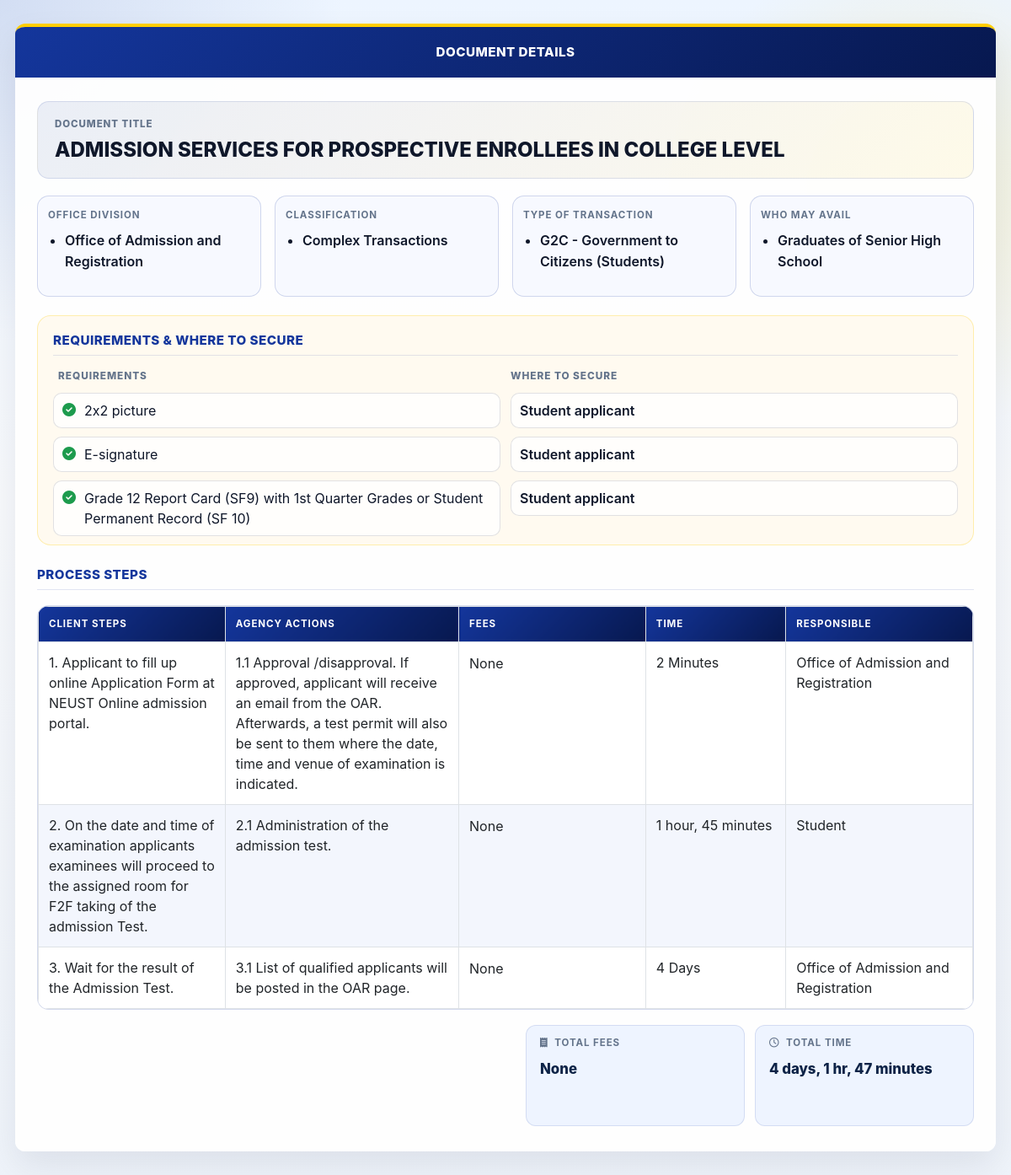
The page /docs/docxv.php on the database its author committed.
### tables this page shows
CREATE TABLE `documents` (
  `id` int(11) NOT NULL,
  `title` varchar(255) NOT NULL,
  `office_id` int(11) NOT NULL,
  `classification_id` int(11) NOT NULL,
  `who_may_avail` text DEFAULT NULL
);

CREATE TABLE `offices` (
  `id` int(11) NOT NULL,
  `name` varchar(255) NOT NULL
);

CREATE TABLE `requirements` (
  `id` int(11) NOT NULL,
  `document_id` int(11) NOT NULL,
  `requirement_name` text NOT NULL,
  `where_to_secure` text DEFAULT NULL
);

CREATE TABLE `document_steps` (
  `id` int(11) NOT NULL,
  `document_id` int(11) NOT NULL,
  `step_number` int(11) NOT NULL,
  `client_step` text DEFAULT NULL,
  `agency_action` text DEFAULT NULL,
  `fees` varchar(1000) DEFAULT 'None',
  `processing_time` varchar(100) DEFAULT NULL,
  `person_responsible` text DEFAULT NULL
);

CREATE TABLE `total` (
  `id` int(11) NOT NULL,
  `document_id` int(11) DEFAULT NULL,
  `fees` varchar(255) DEFAULT NULL,
  `time` varchar(255) DEFAULT NULL
);

### docs/docxv.php (the view, shortened to what this page needs)
<?php
require_once __DIR__ . '/../libraries/db.php';
$documentId = isset($_GET['id']) ? (int) $_GET['id'] : 0;
$targetTitle = trim((string) ($_GET['title'] ?? ''));
$allDocumentIds = $db->query("SELECT id FROM documents ORDER BY id ASC")->fetchAll(PDO::FETCH_COLUMN);
if ($documentId <= 0 && !empty($allDocumentIds)) {
    $documentId = (int) $allDocumentIds[0];
}
$document = null;
if ($documentId > 0) {
    $stmt = $db->prepare(
        "SELECT d.id, d.title, d.who_may_avail,
                o.name AS office_name,
                c.name AS classification,
                GROUP_CONCAT(DISTINCT tt.name ORDER BY tt.name SEPARATOR '; ') AS transaction_type
         FROM documents d
         LEFT JOIN offices o ON o.id = d.office_id
         LEFT JOIN classifications c ON c.id = d.classification_id
         LEFT JOIN document_transaction_types dtt ON dtt.document_id = d.id
         LEFT JOIN transaction_types tt ON tt.id = dtt.transaction_type_id
         WHERE d.id = :id
         GROUP BY d.id, d.title, d.who_may_avail, o.name, c.name
         LIMIT 1"
    );
    $stmt->execute([':id' => $documentId]);
    $document = $stmt->fetch(PDO::FETCH_ASSOC);
    if ($document && $targetTitle === '') {
        $targetTitle = trim((string) ($document['title'] ?? ''));
    }
}
function formatFeeCell($value)
{
    $cleanValue = trim((string) $value);
    if ($cleanValue === '' || strtolower($cleanValue) === 'none') {
        return 'None';
    }
    $formatted = [];
    return implode('', $formatted);
}
function renderDatabaseLinkText($value)
{
    $raw = trim((string) $value);
    $parts = preg_split('/\s*;\s*/', $raw, -1, PREG_SPLIT_NO_EMPTY);
    $html = [];
    foreach ($parts as $part) {
        $part = trim($part);
        $html[] = htmlspecialchars($part, ENT_QUOTES, 'UTF-8');
    }
    return !empty($html) ? implode('<br>', $html) : '';
}
function renderBulletedValues($value)
{
    $raw = trim((string) $value);
    $parts = preg_split('/\s*(?:\r\n|\n|;\s*|\|\s*)/', $raw, -1, PREG_SPLIT_NO_EMPTY);
    $items = [];
    foreach ($parts as $part) {
        $part = trim((string) $part);
        $items[] = '<li>' . htmlspecialchars($part, ENT_QUOTES, 'UTF-8') . '</li>';
    }
    return !empty($items) ? '<ul class="info-bullets">' . implode('', $items) . '</ul>' : '<ul class="info-bullets"><li>None</li></ul>';
}
function renderRichText($value)
{
    $text = trim((string) $value);
    $escaped = htmlspecialchars($text, ENT_QUOTES, 'UTF-8');
    $escaped = str_replace(["\r\n", "\r", "\n"], '<br>', $escaped);
    $escaped = preg_replace('/_+/', '<br>', $escaped);
    $escaped = preg_replace_callback(
        '/(https?:\/\/[^\s<]+|www\.[^\s<]+)/i',
        function ($matches) {
            $href = $matches[1];
            if (!preg_match('/^https?:\/\//i', $href)) {
                $href = 'https://' . $href;
            }
            return '<a href="' . htmlspecialchars($href, ENT_QUOTES, 'UTF-8') . '" target="_blank" rel="noopener noreferrer">' . htmlspecialchars($matches[1], ENT_QUOTES, 'UTF-8') . '</a>';
        },
        $escaped
    );
    return $escaped;
}
$requirements = [];
$steps = [];
$documentTotalRows = [];
if ($document) {
    $reqStmt = $db->prepare(
        "SELECT requirement_name, where_to_secure
         FROM requirements
         WHERE document_id = :document_id
         ORDER BY id"
    );
    $reqStmt->execute([':document_id' => $document['id']]);
    $requirements = $reqStmt->fetchAll(PDO::FETCH_ASSOC);
    $totalStmt = $db->prepare(
        "SELECT fees, time
         FROM `total`
         WHERE document_id = :document_id
         ORDER BY id ASC"
    );
    $totalStmt->execute([':document_id' => $document['id']]);
    $documentTotalRows = $totalStmt->fetchAll(PDO::FETCH_ASSOC);
    $stepStmt = $db->prepare(
        "SELECT step_number, client_step, agency_action, fees, processing_time, person_responsible
         FROM document_steps
         WHERE document_id = :document_id
         ORDER BY step_number, id"
    );
    $stepStmt->execute([':document_id' => $document['id']]);
    $steps = $stepStmt->fetchAll(PDO::FETCH_ASSOC);
}
?>
<!DOCTYPE html>
<html lang="en">
<head>
    <link href="https://cdn.jsdelivr.net/npm/bootstrap@5.3.0/dist/css/bootstrap.min.css" rel="stylesheet">
    <link rel="stylesheet" href="https://cdnjs.cloudflare.com/ajax/libs/font-awesome/6.4.0/css/all.min.css">
</head>
<body>
    <div class="doc-form-shell">
        <div class="doc-form-card">
            <div class="doc-form-header"><h5>Document Details</h5></div>
            <div class="doc-form-body">
                <?php if ($document): ?>
                    <div class="document-title-block">
                        <span class="document-title-label">Document Title</span>
                        <h2 class="document-title-value"><?php echo htmlspecialchars($document['title'] ?? 'Untitled Document', ENT_QUOTES, 'UTF-8'); ?></h2>
                    </div>
                    <div class="detail-grid">
                        <div class="detail-box">
                            <span class="info-label">Office division</span>
                            <div><?php echo renderBulletedValues($document['office_name'] ?? ''); ?></div>
                        </div>
                        <div class="detail-box">
                            <span class="info-label">Classification</span>
                            <div><?php echo renderBulletedValues($document['classification'] ?? ''); ?></div>
                        </div>
                        <div class="detail-box">
                            <span class="info-label">Type of transaction</span>
                            <div><?php echo renderBulletedValues($document['transaction_type'] ?? ''); ?></div>
                        </div>
                        <div class="detail-box">
                            <span class="info-label">Who may avail</span>
                            <div><?php echo renderBulletedValues($document['who_may_avail'] ?? ''); ?></div>
                        </div>
                    </div>
                    <?php if (!empty($requirements)): ?>
                        <div class="requirements-box">
                            <div class="form-section-title">Requirements &amp; Where to Secure</div>
                            <div class="requirement-where-grid">
                                <div class="requirement-where-header">
                                    <span>Requirements</span>
                                    <span>Where to secure</span>
                                </div>
                                <?php foreach ($requirements as $requirement): ?>
                                    <?php $whereToSecureValue = trim((string) ($requirement['where_to_secure'] ?? '')); ?>
                                    <div class="requirement-where-row">
                                        <div class="requirement-cell">
                                            <i class="fa-solid fa-circle-check"></i>
                                            <span><?php echo htmlspecialchars($requirement['requirement_name'] ?? '', ENT_QUOTES, 'UTF-8'); ?></span>
                                        </div>
                                        <?php if ($whereToSecureValue !== ''): ?>
                                            <div class="where-cell"><?php echo renderDatabaseLinkText($whereToSecureValue); ?></div>
                                        <?php else: ?>
                                            <div class="where-cell">—</div>
                                        <?php endif; ?>
                                    </div>
                                <?php endforeach; ?>
                            </div>
                        </div>
                    <?php endif; ?>
                    <?php if (!empty($steps)): ?>
                        <div class="mt-4">
                            <div class="form-section-title">Process Steps</div>
                            <div class="table-wrap">
                                <table class="table table-bordered mb-0">
                                    <thead>
                                        <tr>
                                            <th style="width: 20%;">Client Steps</th>
                                            <th style="width: 25%;">Agency Actions</th>
                                            <th style="width: 20%;">Fees</th>
                                            <th style="width: 15%;">Time</th>
                                            <th style="width: 20%;">Responsible</th>
                                        </tr>
                                    </thead>
                                    <tbody>
                                        <?php foreach ($steps as $step): ?>
                                            <tr>
                                                <td><?php echo renderRichText($step['client_step'] ?? ''); ?></td>
                                                <td><?php echo renderRichText($step['agency_action'] ?? ''); ?></td>
                                                <td class="fee-highlight"><?php echo formatFeeCell($step['fees'] ?? 'None'); ?></td>
                                                <td><?php echo htmlspecialchars($step['processing_time'] ?? '', ENT_QUOTES, 'UTF-8'); ?></td>
                                                <td><?php echo renderRichText($step['person_responsible'] ?? ''); ?></td>
                                            </tr>
                                        <?php endforeach; ?>
                                    </tbody>
                                </table>
                            </div>
                            <div class="totals-summary" style="justify-content: flex-end;">
                                <?php if (!empty($documentTotalRows)): ?>
                                    <div class="totals-box">
                                        <span class="label"><i class="fa-solid fa-receipt me-1"></i> Total Fees</span>
                                        <div class="totals-list">
                                            <?php foreach ($documentTotalRows as $totalRow): ?>
                                                <div class="totals-item">
                                                    <p class="value"><?php echo htmlspecialchars(trim((string) ($totalRow['fees'] ?? 'None')) ?: 'None', ENT_QUOTES, 'UTF-8'); ?></p>
                                                </div>
                                            <?php endforeach; ?>
                                        </div>
                                    </div>
                                    <div class="totals-box">
                                        <span class="label"><i class="fa-regular fa-clock me-1"></i> Total Time</span>
                                        <div class="totals-list">
                                            <?php foreach ($documentTotalRows as $totalRow): ?>
                                                <div class="totals-item">
                                                    <p class="value"><?php echo htmlspecialchars(trim((string) ($totalRow['time'] ?? 'None')) ?: 'None', ENT_QUOTES, 'UTF-8'); ?></p>
                                                </div>
                                            <?php endforeach; ?>
                                        </div>
                                    </div>
                                <?php endif; ?>
                            </div>
                        </div>
                    <?php endif; ?>
                <?php else: ?>
                    <div class="alert alert-warning mb-0">
                        Document not found in the database: <?php echo htmlspecialchars($targetTitle !== '' ? $targetTitle : 'Unknown document', ENT_QUOTES, 'UTF-8'); ?>
                    </div>
                <?php endif; ?>
            </div>
        </div>
    </div>
</body>
</html>

### rows shown on the page
documents: title "ADMISSION SERVICES FOR PROSPECTIVE ENROLLEES IN COLLEGE LEVEL", office.name "Office of Admission and Registration Complex Transactions Graduates of Senior High School"
requirements: requirement_name "2x2 picture", where_to_secure "Student applicant"
requirements: requirement_name "E-signature", where_to_secure "Student applicant"
requirements: requirement_name "Grade 12 Report Card (SF9) with 1st Quarter Grades or Student Permanent Record (SF 10)", where_to_secure "Student applicant"
document_steps: client_step "1. Applicant to fill up online Application Form at NEUST Online admission portal. 1.1 Approval /disapproval. If approved, applicant will receive an email from the OAR. Afterwards, a test permit will also be sent to them where the date, time and venue of examination is indicated. Office of Admission and Registration", fees "None", processing_time "2 Minutes"
document_steps: client_step "2. On the date and time of examination applicants examinees will proceed to the assigned room for F2F taking of the admission Test. 2.1 Administration of the admission test. Student", fees "None", processing_time "1 hour, 45 minutes"
document_steps: client_step "3. Wait for the result of the Admission Test. 3.1 List of qualified applicants will be posted in the OAR page. Office of Admission and Registration", fees "None", processing_time "4 Days"
total: fees "None", time "4 days, 1 hr, 47 minutes"

### other values the page prints
$part "G2C - Government to Citizens (Students)"
